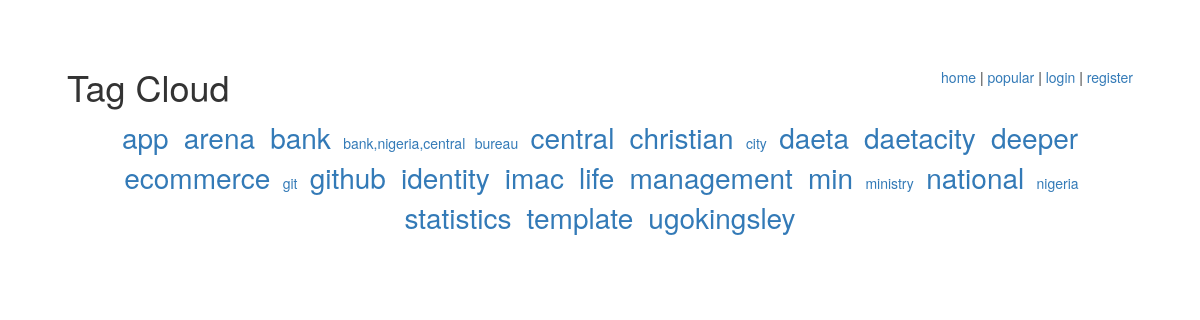
The app's page /bookmarks/tag/ with its own data.
### bookmarks/models.py (models this page shows, shortened)
class Tag(models.Model):
    name = models.CharField(max_length=64, unique=True)
    bookmarks = models.ManyToManyField(Bookmark)

### bookmarks/views.py (the view)
def tag_cloud_page(request):
    MAX_WEIGHT = 5
    tags = Tag.objects.order_by('name')
    min_count = max_count = tags[0].bookmarks.count()
    for tag in tags:
        tag.count = tag.bookmarks.count()
        if tag.count < min_count:
            min_count = tag.count
            if max_count < tag.count:
                max_count = tag.count
    range = float(max_count - min_count)
    if range == 0.0:
        range = 1.0
    for tag in tags:
        tag.weight = int(
            MAX_WEIGHT * (tag.count - min_count) / range)
    variables = RequestContext(request, {
        'tags': tags
    })
    return render_to_response('bookmarks/tag_cloud_page.html', variables)

### bookmarks/templates/bookmarks/tag_cloud_page.html (shortened to what this page needs)
{% extends "bookmarks/base.html" %}
{% block head %}Tag Cloud{% endblock %}
{% block content %}
<div id="tag-cloud">
    {% for tag in tags %}
        <a href="/bookmarks/tag/{{ tag.name | urlencode }}/" class="tag-cloud-{{ tag.weight }}"> {{ tag.name |escape}}</a>
    {% endfor %}
</div>
{% endblock %}

### bookmarks/static/bookmarks/css/style.css (style rules this page uses)
body { margin:67px; }
#tag-cloud { text-align: center; }
#tag-cloud a { margin: 0 0.2em; }
.tag-cloud-0 { font-size: 100%; }
.tag-cloud-5 { font-size: 200%; }

### records on screen
Tag: name "app"
Tag: name "arena"
Tag: name "bank"
Tag: name "bank,nigeria,central"
Tag: name "bureau"
Tag: name "central"
Tag: name "christian"
Tag: name "city"
Tag: name "daeta"
Tag: name "daetacity"
Tag: name "deeper"
Tag: name "ecommerce"
Tag: name "git"
Tag: name "github"
Tag: name "identity"
Tag: name "imac"
Tag: name "life"
Tag: name "management"
Tag: name "min"
Tag: name "ministry"
Tag: name "national"
Tag: name "nigeria"
Tag: name "statistics"
Tag: name "template"
Tag: name "ugokingsley"
